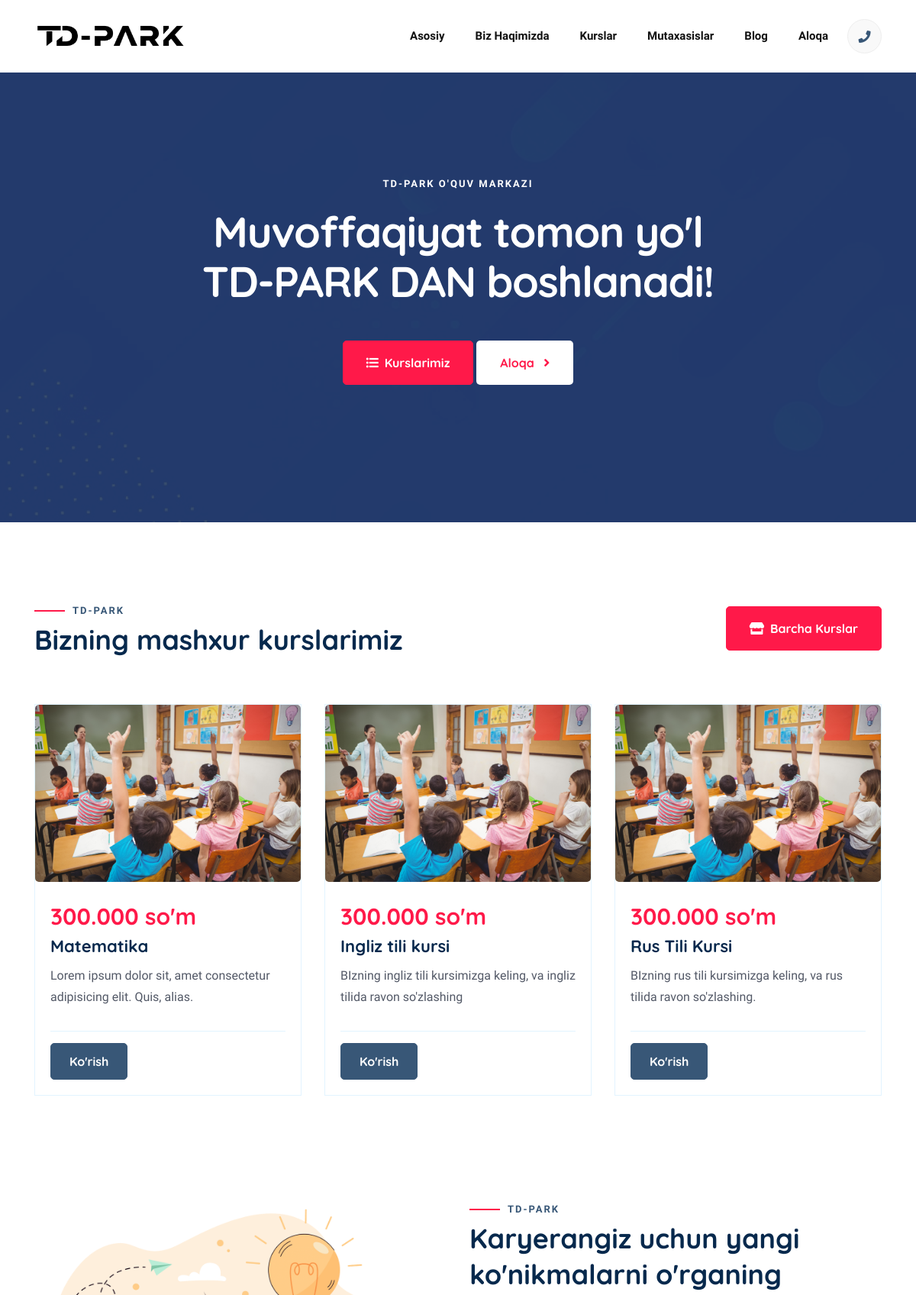
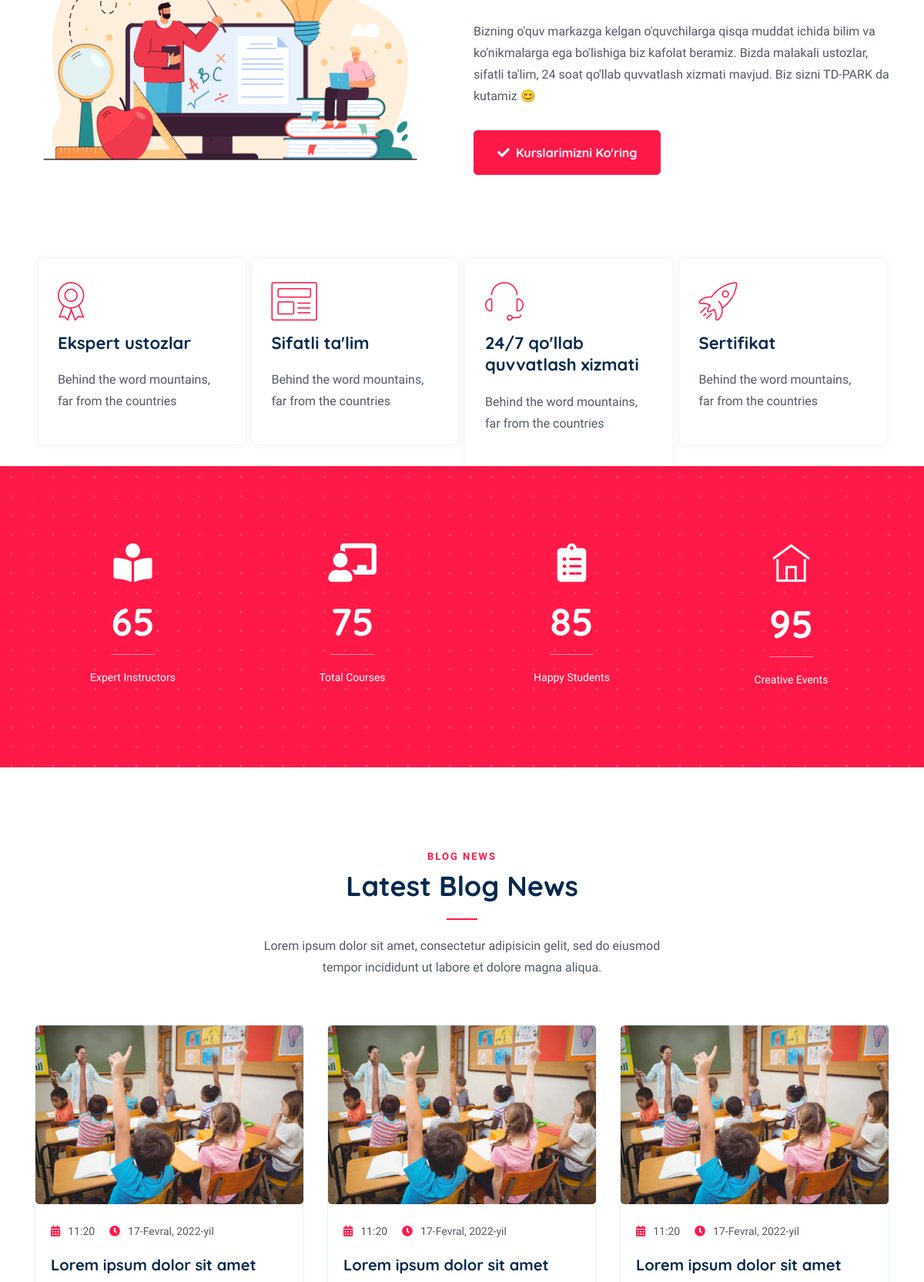
The page / (upper part) on the database its author committed (2 pictures, top to bottom).
### home/models.py (models this page shows, shortened)
class HeaderLogo(models.Model):
    image = models.ImageField('Rasmi', upload_to='images/')
    class Meta:
        verbose_name = 'Header Logo'
        verbose_name_plural = 'Header Logo'
    def image_tag(self):
        return mark_safe('<img src="{}" height="50">'.format(self.image.url))
    image_tag.short_description = 'Image'

class HomeTitle(models.Model):
    sub_title = models.CharField(max_length=300)
    title = models.TextField(max_length=500)
    button1 = models.CharField(max_length=100)
    slug_button1 = models.CharField(max_length=100)
    button2 = models.CharField(max_length=100)
    slug_button2 = models.CharField(max_length=100)
    class Meta:
        verbose_name = 'Home Title'
        verbose_name_plural = 'Home Title'

class AboutSection(models.Model):
    title = models.TextField('Sarlavha', max_length=200)
    description = models.TextField('Malumot', max_length=400)
    button = models.CharField(max_length=50)
    slug_button = models.CharField(max_length=50)
    class Meta:
        verbose_name = 'About Section'
        verbose_name_plural = 'About Section'

class Total(models.Model):
    num1 = models.CharField(max_length=100)
    num2 = models.CharField(max_length=100)
    num3 = models.CharField(max_length=100)
    num4 = models.CharField(max_length=100)
    class Meta:
        verbose_name = 'Hisob'
        verbose_name_plural = 'Hisob'

### courses/models.py (models this page shows, shortened)
class FeaturedCourse(models.Model):
    course = models.ForeignKey(Courses, on_delete=models.CASCADE, related_name="Course")
    class Meta:
        verbose_name = 'Featured Course'
        verbose_name_plural = 'Featured Course'

class Courses(models.Model):
    title = models.CharField('Sarlavhasi', max_length=300)
    slug = models.SlugField(max_length=200, unique=True)
    price = models.CharField('narxi', max_length=100)
    sub_description = models.TextField('Qisqa malumot', max_length=300)
    description1 = models.TextField('Malumot 1', max_length=1000)
    description2 = models.TextField('Malumot 2', max_length=1000, blank=True)
    description3 = models.TextField('Malumot 3', max_length=1000, blank=True)
    instructor = models.CharField('O`qituvchi', max_length=200)
    duration = models.CharField('Davomiyligi', max_length=200)
    language = models.CharField('Kurs tili', max_length=200)
    image = models.ImageField('Rasmi', upload_to='images/')
    class Meta:
        verbose_name = "Kurslar"
        verbose_name_plural = "Kurslar"
    def image_tag(self):
        return mark_safe('<img src="{}" height="50">'.format(self.image.url))
    image_tag.short_description = 'Image'

### blog/models.py (models this page shows, shortened)
class HomeBlog(models.Model):
    blog = models.ForeignKey(Blog, on_delete=models.CASCADE, related_name="Blog")
    class Meta:
        verbose_name = 'Home Blog'
        verbose_name_plural = 'Home Blog'

class Blog(models.Model):
    title = models.TextField('Sarlavhasi', max_length=351)
    slug = models.SlugField(max_length=200, unique=True)
    description1 = models.TextField('Tavsifi', max_length=2000)
    description2 = models.TextField('Hamma Tekst', blank=True, max_length=3001)
    description3 = models.TextField('Pastki Tavsif:', blank=True, max_length=1000)
    image = models.ImageField('Rasmi', upload_to='images/')
    create_on_date = models.DateField(auto_now=True)
    create_on_time = models.TimeField(auto_now=True)
    class Meta:
        verbose_name = "Blog"
        verbose_name_plural = "Blog"
    def image_tag(self):
        return mark_safe('<img src="{}" height="50">'.format(self.image.url))
    image_tag.short_description = 'Image'

### home/views.py (the view)
# urls.py: path('', views.index, name='index'),
def index(request):
    return render(request, 'index/base.html')

### home/templates/index/base.html (shortened to what this page needs)
<!DOCTYPE html>
{% load static %}
<html lang="en">
<head>
    <link rel="stylesheet" href="{% static 'assets/vendors/bootstrap/bootstrap.css' %}">
    <link rel="stylesheet" href="{% static 'assets/vendors/fontawesome/css/all.css' %}">
    <link rel="stylesheet" href="{% static 'assets/vendors/bicon/css/bicon.min.css' %}">
    <link rel="stylesheet" href="{% static 'assets/vendors/themify/themify-icons.css' %}">
    <link rel="stylesheet" href="{% static 'assets/vendors/animate-css/animate.css' %}">
    <link rel="stylesheet" href="{% static 'assets/vendors/woocommerce/woocommerce-layouts.css' %}">
    <link rel="stylesheet" href="{% static 'assets/vendors/woocommerce/woocommerce-small-screen.css' %}">
    <link rel="stylesheet" href="{% static 'assets/vendors/woocommerce/woocommerce.css' %}">
    <link rel="stylesheet" href="{% static 'assets/vendors/owl/assets/owl.carousel.min.css' %}">
    <link rel="stylesheet" href="{% static 'assets/vendors/owl/assets/owl.theme.default.min.css' %}">
    <link rel="stylesheet" href="{% static 'assets/css/styles.css' %}">
    <link rel="stylesheet" href="{% static 'assets/css/responsive.css' %}">
</head>
<body id="top-header">
{% block header %}{% include 'components/header.html' %}{% endblock %}
{% block index %}{% include 'index/index.html' %}{% endblock %}
</body>
</html>

### home/templates/components/header.html (shortened to what this page needs)
{% load static %}
<header>
    <div class="site-navigation main_menu " id="mainmenu-area">
        <nav class="navbar navbar-expand-lg">
            <div class="container">
                <a class="navbar-brand" href="{% url 'index' %}">
                    {% for rs in logo_header_latest %}
                    <img width="200px" height="auto" src="{{ rs.image.url }}" alt="Edutim" class="img-fluid">
                    {% endfor %}
                </a>
                <div class="collapse navbar-collapse" id="navbarMenu">
                    <ul class="navbar-nav ml-auto">
                        <li class="nav-item ">
                            <a href="{% url 'index' %}" class="nav-link js-scroll-trigger">
                                Asosiy
                            </a>
                        </li>
                        <li class="nav-item ">
                            <a href="{% url 'about' %}" class="nav-link js-scroll-trigger">
                                Biz haqimizda
                            </a>
                        </li>
                        <li class="nav-item ">
                            <a href="{% url 'courses' %}" class="nav-link js-scroll-trigger">
                                Kurslar
                            </a>
                        </li>
                        <li class="nav-item ">
                            <a href="{% url 'instructor' %}" class="nav-link js-scroll-trigger">
                                Mutaxasislar
                            </a>
                        </li>
                        <li class="nav-item ">
                            <a href="{% url 'blog' %}" class="nav-link">
                                Blog
                            </a>
                        </li>
                        <li class="nav-item ">
                            <a href="{% url 'contact' %}" class="nav-link">
                                Aloqa
                            </a>
                        </li>
                    </ul>
                    <ul class="header-contact-right d-none d-lg-block">
                        <li><a href="#" class="header-search search_toggle"> <i class="fa fa-phone"></i></a></li>
                    </ul>
                </div>
            </div>
        </nav>
    </div>
</header>

### home/templates/index/index.html (shortened to what this page needs)
{% load static %}
<section class="banner">
    <div class="container">
        <div class="row justify-content-center">
            <div class="col-md-12 col-lg-8">
                {% for rs in home_title_latest %}
                    <div class="banner-content center-heading">
                        <span class="subheading">{{ rs.sub_title }}</span>
                        <h1>{{ rs.title }}</h1>
                        <a href="{{ rs.slug_button1 }}" class="btn btn-main"><i
                                class="fa fa-list-ul mr-2"></i>{{ rs.button1 }} </a>
                        <a href="{{ rs.slug_button2 }}" class="btn btn-tp ">{{ rs.button2 }} <i
                                class="fa fa-angle-right ml-2"></i></a>
                    </div>
                {% endfor %}
            </div>
        </div>
    </div>
</section>
<section class="section-padding popular-course pb-0">
    <div class="container">
        <div class="row align-items-center">
            <div class="col-lg-6">
                <div class="section-heading">
                    <span class="subheading">TD-PARK</span>
                    <h3>Bizning mashxur kurslarimiz</h3>
                </div>
            </div>
            <div class="col-lg-6">
                <div class="course-btn text-lg-right"><a href="{% url 'courses' %}" class="btn btn-main"><i class="fa fa-store mr-2"></i>Barcha Kurslar</a></div>
            </div>
        </div>
        <div class="row">
            {% for rs in featured_course_latest %}
            <div class="col-lg-4 col-md-6">
                <div class="course-block">
                    <div class="course-img">
                        <a href="{% url 'course_details' rs.course.id rs.course.slug %}"><img src="{{ rs.course.image.url }}" alt="" class="img-fluid"></a>
                    </div>
                    <div class="course-content">
                        <div class="course-price ">{{ rs.course.price }}</div>
                        <h4><a href="{% url 'course_details' rs.course.id rs.course.slug %}">{{ rs.course.title }}</a></h4>
                        <p>{{ rs.course.description1 }}</p>
                        <div class="course-footer d-lg-flex align-items-center justify-content-between">
                            <div class="buy-btn"><a href="{% url 'course_details' rs.course.id rs.course.slug %}" class="btn btn-main-2 btn-small">Ko'rish</a></div>
                        </div>
                    </div>
                </div>
            </div>
            {% endfor %}
        </div>
    </div>
</section>
{% block about_section %}{% include 'components/about_section.html' %}{% endblock %}
<section class="feature-2">
    <div class="container">
        <div class="row no-gutters">
            <div class="col-lg-3 col-md-6">
                <div class="feature-item feature-style-2">
                    <div class="feature-icon">
                        <i class="bi bi-badge2"></i>
                    </div>
                    <div class="feature-text">
                        <h4>Ekspert ustozlar</h4>
                        <p>Behind the word mountains, far from the countries</p>
                    </div>
                </div>
            </div>
            <div class="col-lg-3 col-md-6">
                <div class="feature-item feature-style-2">
                    <div class="feature-icon">
                        <i class="bi bi-article"></i>
                    </div>
                    <div class="feature-text">
                        <h4>Sifatli ta'lim</h4>
                        <p>Behind the word mountains, far from the countries </p>
                    </div>
                </div>
            </div>
            <div class="col-lg-3 col-md-6">
                <div class="feature-item feature-style-2">
                    <div class="feature-icon">
                        <i class="bi bi-headset"></i>
                    </div>
                    <div class="feature-text">
                        <h4>24/7 qo'llab quvvatlash xizmati</h4>
                        <p>Behind the word mountains, far from the countries</p>
                    </div>
                </div>
            </div>
            <div class="col-lg-3 col-md-6">
                <div class="feature-item feature-style-2">
                    <div class="feature-icon">
                        <i class="bi bi-rocket2"></i>
                    </div>
                    <div class="feature-text">
                        <h4>Sertifikat</h4>
                        <p>Behind the word mountains, far from the countries</p>
                    </div>
                </div>
            </div>
        </div>
    </div>
</section>
<section class="counter-wrap section-padding counter-section">
    <div class="container">
        {% for rs in total_latest %}
            <div class="row">
                <div class="col-lg-3 col-md-6">
                    <div class="counter-item">
                        <i class="fa fa-book-reader"></i>
                        <div class="count">
                            <span class="counter h2">{{ rs.num1 }}</span>
                        </div>
                        <p>Expert Instructors</p>
                    </div>
                </div>
                <div class="col-lg-3 col-md-6">
                    <div class="counter-item">
                        <i class="fa fa-chalkboard-teacher"></i>
                        <div class="count">
                            <span class="counter h2">{{ rs.num2 }}</span>
                        </div>
                        <p>Total Courses</p>
                    </div>
                </div>
                <div class="col-lg-3 col-md-6">
                    <div class="counter-item">
                        <i class="fa fa-clipboard-list"></i>
                        <div class="count">
                            <span class="counter h2">{{ rs.num3 }}</span>
                        </div>
                        <p>Happy Students</p>
                    </div>
                </div>
                <div class="col-lg-3 col-md-6">
                    <div class="counter-item">
                        <i class="ti-home"></i>
                        <div class="count">
                            <span class="counter h2">{{ rs.num4 }}</span>
                        </div>
                        <p>Creative Events</p>
                    </div>
                </div>
            </div>
        {% endfor %}
    </div>
</section>
<section class="blog section-padding">
    <div class="container">
        <div class="row justify-content-center">
            <div class="col-lg-6">
                <div class="section-heading center-heading">
                    <span class="subheading">Blog News</span>
                    <h3>Latest Blog News</h3>
                    <p>Lorem ipsum dolor sit amet, consectetur adipisicin gelit, sed do eiusmod tempor incididunt ut
                        labore et dolore magna aliqua.</p>
                </div>
            </div>
        </div>
        <div class="row">
            {% for rs in home_blog_latest %}
            <div class="col-lg-4 col-md-6">
                <div class="blog-item">
                    <a href="{% url 'blog_details' rs.blog.id rs.blog.slug %}"><img src="{{ rs.blog.image.url }}" alt="" class="img-fluid"></a>
                    <div class="blog-content">
                        <div class="entry-meta">
                            <span><i class="fa fa-calendar-alt"></i>{{ rs.blog.create_on_time }}</span>
                            <span><i class="fa fa-clock"></i>{{ rs.blog.create_on_date }}</span>
                        </div>
                        <h2><a href="{% url 'blog_details' rs.blog.id rs.blog.slug %}">{{ rs.blog.title }}</a></h2>
                    </div>
                </div>
            </div>
            {% endfor %}
        </div>
    </div>
</section>

### home/templates/components/about_section.html
{% load static %}
<section class="about-section section-padding about-2">
    <div class="container">
        {% for rs in about_section_latest %}
        <div class="row align-items-center">
            <div class="col-lg-6 col-md-12">
                <div class="about-img2">
                    <img src="{% static 'assets/images/banner/banner-8.png' %}" alt="" class="img-fluid">
                </div>
            </div>
            <div class="col-lg-6 col-md-12">
                <div class="section-heading">
                    <span class="subheading">TD-PARK</span>
                    <h3>{{ rs.title }}</h3>
                </div>
                <p>{{ rs.description }}</p>
                <a href="{{ rs.slug_button }}" class="btn btn-main"><i class="fa fa-check mr-2"></i>{{ rs.button }}</a>
            </div>
        </div>
        {% endfor %}
    </div>
</section>

### rows shown on the page
HeaderLogo: image (picture)
HomeTitle: sub_title "TD-PARK O'QUV MARKAZI", title "Muvoffaqiyat tomon yo'l TD-PARK DAN boshlanadi!", button1 "Kurslarimiz", button2 "Aloqa"
FeaturedCourse: course.image (picture), course.price "300.000 so'm", course "Matematika", course.description1 "Lorem ipsum dolor sit, amet consectetur adipisicing elit. Quis, alias."
FeaturedCourse: course.image (picture), course.price "300.000 so'm", course "Ingliz tili kursi", course.description1 "BIzning ingliz tili kursimizga keling, va ingliz tilida ravon so'zlashing"
FeaturedCourse: course.image (picture), course.price "300.000 so'm", course "Rus Tili Kursi", course.description1 "BIzning rus tili kursimizga keling, va rus tilida ravon so'zlashing."
AboutSection: title "Karyerangiz uchun yangi ko'nikmalarni o'rganing", description "Bizning o'quv markazga kelgan o'quvchilarga qisqa muddat ichida bilim va ko'nikmalarga ega bo'lishiga biz kafolat beramiz. Bizda malakali ustozlar, sifatli ta'lim, 24 soat qo'llab quvvatlash xizmati mavjud. Biz sizni TD-PARK da kutamiz 😊", button "Kurslarimizni Ko'ring"
Total: num1 "65", num2 "75", num3 "85", num4 "95"
HomeBlog: blog.image (picture), blog.create_on_time "11:20", blog.create_on_date "17-Fevral, 2022-yil", blog "Lorem ipsum dolor sit amet"
HomeBlog: blog.image (picture), blog.create_on_time "11:20", blog.create_on_date "17-Fevral, 2022-yil", blog "Lorem ipsum dolor sit amet"
HomeBlog: blog.image (picture), blog.create_on_time "11:20", blog.create_on_date "17-Fevral, 2022-yil", blog "Lorem ipsum dolor sit amet"
